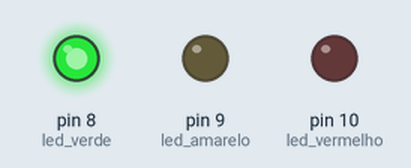
The sketch below on a simulated Arduino Uno, built with avr-gcc and run on an emulated ATmega328P. Shown: output pins drawn as LEDs (lit = HIGH).

Above: at 4.5 s.
At 10.0 s:
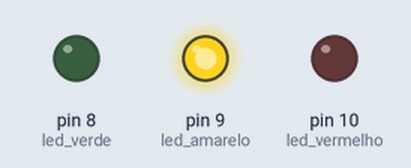
At 14.5 s:
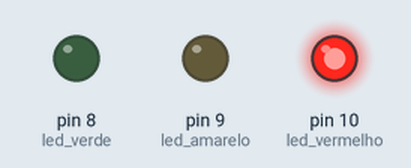
Timing chart, 0 to 23.4 s (numbered marks = the images above):
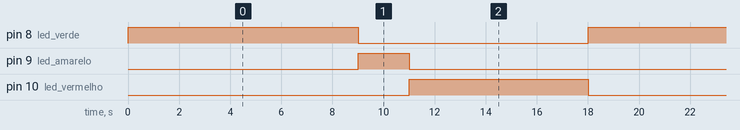

The sketch:

class04V2.ino
```cpp
#define led_vermelho 10
#define led_amarelo 9
#define led_verde 8


void setup() {
  pinMode(led_vermelho, OUTPUT);
  pinMode(led_amarelo, OUTPUT);
  pinMode(led_verde, OUTPUT);

}

void vermelho(int tmp){
 digitalWrite(led_vermelho, HIGH);
 digitalWrite(led_amarelo, LOW);
 digitalWrite(led_verde, LOW);
 delay(tmp*1000);
}

void verde(int tmp){
 digitalWrite(led_vermelho, LOW);
 digitalWrite(led_amarelo, LOW);
 digitalWrite(led_verde, HIGH);
 delay(tmp*1000);
}

void amarelo(int tmp){
 digitalWrite(led_vermelho, LOW);
 digitalWrite(led_amarelo, HIGH);
 digitalWrite(led_verde, LOW);
 delay(tmp*1000);
}

void loop() {
verde(9);
amarelo(2);
vermelho(7);


}
```

Measured:
- by itself, pin 8 (led_verde): alternates HIGH for 9.0 s and LOW for 9.0 s
- by itself, pin 9 (led_amarelo): alternates HIGH for 2.0 s and LOW for 16.0 s
- by itself, pin 10 (led_vermelho): alternates HIGH for 7.0 s and LOW for 11.0 s
